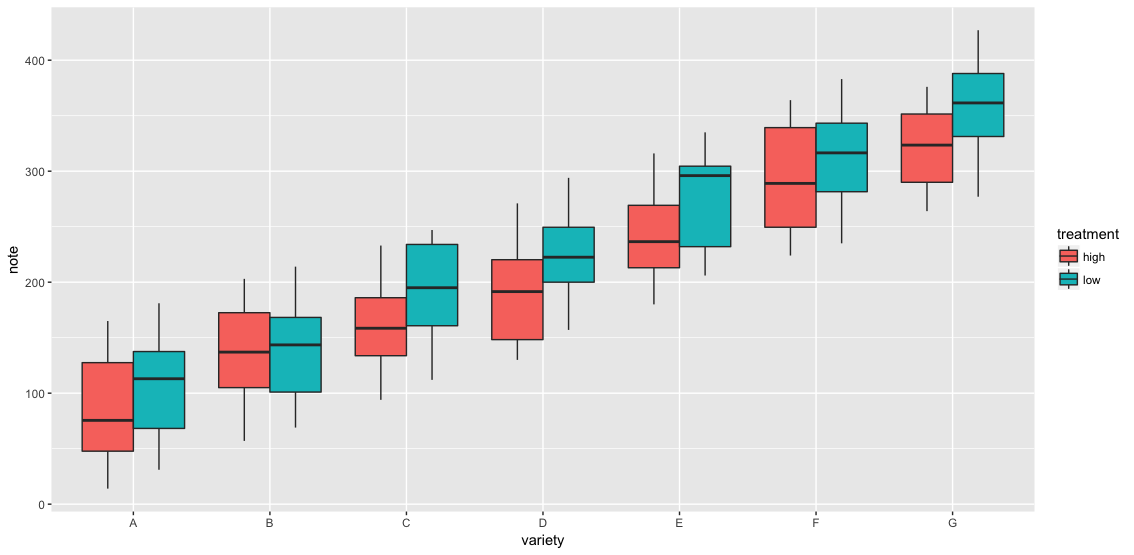

Reproduce this figure in R.
# library
library(ggplot2)

# create a data frame
variety = rep(LETTERS[1:7], each=40)
treatment = rep(c("high","low"),each = 20)
note = seq(1:280) + sample(1:150, 280, replace = T)
data = data.frame(variety, treatment ,  note)


# grouped boxplot
ggplot(data, aes(x = variety, y = note, fill = treatment)) + 
       geom_boxplot()


# source : https://www.r-graph-gallery.com/265-grouped-boxplot-with-ggplot2/
